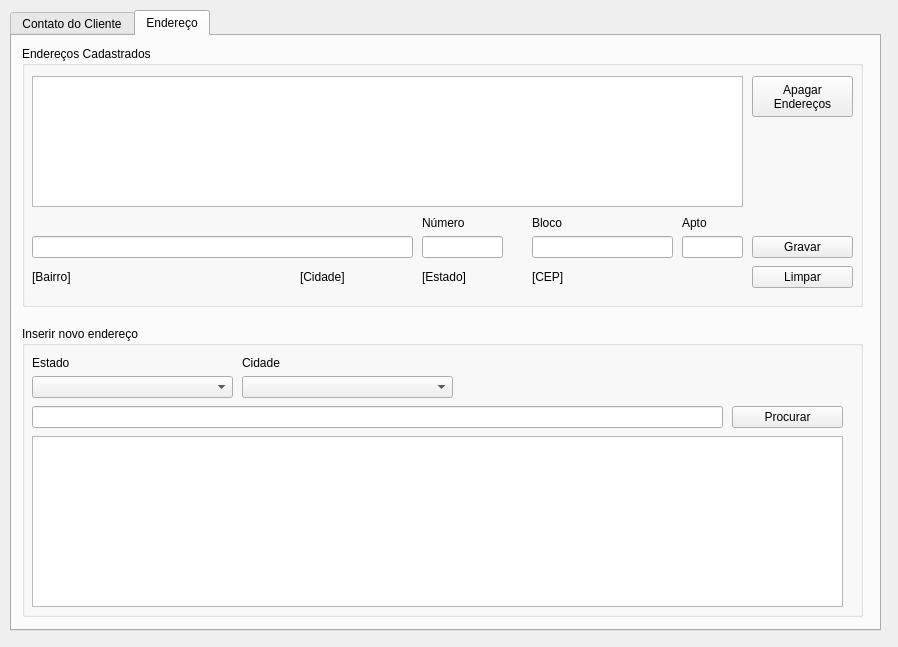
<?xml version="1.0" encoding="UTF-8"?>
<ui version="4.0">
 <class>Cliente</class>
 <widget class="QDialog" name="Cliente">
  <property name="geometry">
   <rect>
    <x>0</x>
    <y>0</y>
    <width>898</width>
    <height>647</height>
   </rect>
  </property>
  <property name="windowTitle">
   <string>Cadastro de Cliente</string>
  </property>
  <widget class="QTabWidget" name="tabWidget">
   <property name="geometry">
    <rect>
     <x>10</x>
     <y>10</y>
     <width>871</width>
     <height>621</height>
    </rect>
   </property>
   <property name="currentIndex">
    <number>1</number>
   </property>
   <widget class="QWidget" name="tab">
    <attribute name="title">
     <string>Contato do Cliente</string>
    </attribute>
    <widget class="QLabel" name="label_5">
     <property name="geometry">
      <rect>
       <x>10</x>
       <y>110</y>
       <width>59</width>
       <height>20</height>
      </rect>
     </property>
     <property name="text">
      <string>E-mail</string>
     </property>
    </widget>
    <widget class="QLineEdit" name="lineEdit_email">
     <property name="geometry">
      <rect>
       <x>60</x>
       <y>110</y>
       <width>521</width>
       <height>22</height>
      </rect>
     </property>
    </widget>
    <widget class="QLineEdit" name="lineEdit_fone">
     <property name="geometry">
      <rect>
       <x>60</x>
       <y>60</y>
       <width>181</width>
       <height>22</height>
      </rect>
     </property>
    </widget>
    <widget class="QPushButton" name="pushButton_fechar">
     <property name="geometry">
      <rect>
       <x>660</x>
       <y>50</y>
       <width>131</width>
       <height>21</height>
      </rect>
     </property>
     <property name="text">
      <string>Limpar</string>
     </property>
    </widget>
    <widget class="QPushButton" name="pushButton_gravar">
     <property name="geometry">
      <rect>
       <x>660</x>
       <y>20</y>
       <width>131</width>
       <height>22</height>
      </rect>
     </property>
     <property name="text">
      <string>Gravar</string>
     </property>
    </widget>
    <widget class="QLabel" name="label_4">
     <property name="geometry">
      <rect>
       <x>320</x>
       <y>60</y>
       <width>59</width>
       <height>21</height>
      </rect>
     </property>
     <property name="text">
      <string>Celular</string>
     </property>
    </widget>
    <widget class="QLineEdit" name="lineEdit_nome">
     <property name="geometry">
      <rect>
       <x>60</x>
       <y>20</y>
       <width>521</width>
       <height>22</height>
      </rect>
     </property>
    </widget>
    <widget class="QLabel" name="label_2">
     <property name="geometry">
      <rect>
       <x>10</x>
       <y>20</y>
       <width>59</width>
       <height>21</height>
      </rect>
     </property>
     <property name="text">
      <string>Nome</string>
     </property>
    </widget>
    <widget class="QLabel" name="label_3">
     <property name="geometry">
      <rect>
       <x>10</x>
       <y>60</y>
       <width>59</width>
       <height>21</height>
      </rect>
     </property>
     <property name="text">
      <string>Fone</string>
     </property>
    </widget>
    <widget class="QLineEdit" name="lineEdit_celular">
     <property name="geometry">
      <rect>
       <x>380</x>
       <y>60</y>
       <width>201</width>
       <height>22</height>
      </rect>
     </property>
    </widget>
    <widget class="QTableView" name="tableView_clientes">
     <property name="geometry">
      <rect>
       <x>20</x>
       <y>200</y>
       <width>771</width>
       <height>301</height>
      </rect>
     </property>
    </widget>
    <widget class="QLabel" name="label_6">
     <property name="geometry">
      <rect>
       <x>20</x>
       <y>150</y>
       <width>191</width>
       <height>16</height>
      </rect>
     </property>
     <property name="text">
      <string>Entre com nome ou telefone</string>
     </property>
    </widget>
    <widget class="QPushButton" name="pushButton_procurar">
     <property name="geometry">
      <rect>
       <x>700</x>
       <y>170</y>
       <width>91</width>
       <height>22</height>
      </rect>
     </property>
     <property name="text">
      <string>Procurar</string>
     </property>
    </widget>
    <widget class="QLineEdit" name="lineEdit_procura">
     <property name="geometry">
      <rect>
       <x>20</x>
       <y>170</y>
       <width>671</width>
       <height>22</height>
      </rect>
     </property>
     <property name="clearButtonEnabled">
      <bool>true</bool>
     </property>
    </widget>
   </widget>
   <widget class="QWidget" name="tab_2">
    <attribute name="title">
     <string>Endereço</string>
    </attribute>
    <widget class="QGroupBox" name="groupBox">
     <property name="geometry">
      <rect>
       <x>10</x>
       <y>10</y>
       <width>841</width>
       <height>261</height>
      </rect>
     </property>
     <property name="title">
      <string>Endereços Cadastrados</string>
     </property>
     <widget class="QLineEdit" name="lineEdit_bloco">
      <property name="geometry">
       <rect>
        <x>510</x>
        <y>190</y>
        <width>141</width>
        <height>22</height>
       </rect>
      </property>
     </widget>
     <widget class="QLineEdit" name="lineEdit_numapto">
      <property name="geometry">
       <rect>
        <x>660</x>
        <y>190</y>
        <width>61</width>
        <height>22</height>
       </rect>
      </property>
     </widget>
     <widget class="QTableView" name="tableView_endcadast">
      <property name="geometry">
       <rect>
        <x>10</x>
        <y>30</y>
        <width>711</width>
        <height>131</height>
       </rect>
      </property>
     </widget>
     <widget class="QLabel" name="label_numero">
      <property name="geometry">
       <rect>
        <x>400</x>
        <y>170</y>
        <width>59</width>
        <height>14</height>
       </rect>
      </property>
      <property name="text">
       <string>Número</string>
      </property>
     </widget>
     <widget class="QLabel" name="label_cep">
      <property name="geometry">
       <rect>
        <x>510</x>
        <y>220</y>
        <width>131</width>
        <height>21</height>
       </rect>
      </property>
      <property name="text">
       <string>[CEP]</string>
      </property>
     </widget>
     <widget class="QLabel" name="label_bairro">
      <property name="geometry">
       <rect>
        <x>10</x>
        <y>220</y>
        <width>261</width>
        <height>21</height>
       </rect>
      </property>
      <property name="text">
       <string>[Bairro]</string>
      </property>
     </widget>
     <widget class="QLabel" name="label_estado">
      <property name="geometry">
       <rect>
        <x>400</x>
        <y>220</y>
        <width>91</width>
        <height>21</height>
       </rect>
      </property>
      <property name="text">
       <string>[Estado]</string>
      </property>
     </widget>
     <widget class="QLabel" name="label_8">
      <property name="geometry">
       <rect>
        <x>510</x>
        <y>170</y>
        <width>59</width>
        <height>14</height>
       </rect>
      </property>
      <property name="text">
       <string>Bloco</string>
      </property>
     </widget>
     <widget class="QLabel" name="label_cidade">
      <property name="geometry">
       <rect>
        <x>278</x>
        <y>220</y>
        <width>111</width>
        <height>21</height>
       </rect>
      </property>
      <property name="text">
       <string>[Cidade]</string>
      </property>
     </widget>
     <widget class="QLineEdit" name="lineEdit_rua">
      <property name="geometry">
       <rect>
        <x>10</x>
        <y>190</y>
        <width>381</width>
        <height>22</height>
       </rect>
      </property>
     </widget>
     <widget class="QLineEdit" name="lineEdit_numero">
      <property name="geometry">
       <rect>
        <x>400</x>
        <y>190</y>
        <width>81</width>
        <height>22</height>
       </rect>
      </property>
     </widget>
     <widget class="QLabel" name="label_9">
      <property name="geometry">
       <rect>
        <x>660</x>
        <y>170</y>
        <width>59</width>
        <height>14</height>
       </rect>
      </property>
      <property name="text">
       <string>Apto</string>
      </property>
     </widget>
     <widget class="QPushButton" name="pushButton_limpar">
      <property name="geometry">
       <rect>
        <x>730</x>
        <y>220</y>
        <width>101</width>
        <height>22</height>
       </rect>
      </property>
      <property name="text">
       <string>Limpar</string>
      </property>
     </widget>
     <widget class="QPushButton" name="pushButton_apagar">
      <property name="geometry">
       <rect>
        <x>730</x>
        <y>30</y>
        <width>101</width>
        <height>41</height>
       </rect>
      </property>
      <property name="text">
       <string>Apagar
Endereços</string>
      </property>
     </widget>
     <widget class="QPushButton" name="pushButton_gravar_2">
      <property name="geometry">
       <rect>
        <x>730</x>
        <y>190</y>
        <width>101</width>
        <height>22</height>
       </rect>
      </property>
      <property name="text">
       <string>Gravar</string>
      </property>
     </widget>
    </widget>
    <widget class="QGroupBox" name="groupBox_2">
     <property name="geometry">
      <rect>
       <x>10</x>
       <y>290</y>
       <width>841</width>
       <height>291</height>
      </rect>
     </property>
     <property name="title">
      <string>Inserir novo endereço</string>
     </property>
     <widget class="QTableView" name="tableView_enderecos">
      <property name="geometry">
       <rect>
        <x>10</x>
        <y>110</y>
        <width>811</width>
        <height>171</height>
       </rect>
      </property>
     </widget>
     <widget class="QComboBox" name="comboBox_cidade">
      <property name="geometry">
       <rect>
        <x>220</x>
        <y>50</y>
        <width>211</width>
        <height>22</height>
       </rect>
      </property>
     </widget>
     <widget class="QLabel" name="label_14">
      <property name="geometry">
       <rect>
        <x>220</x>
        <y>30</y>
        <width>59</width>
        <height>14</height>
       </rect>
      </property>
      <property name="text">
       <string>Cidade</string>
      </property>
     </widget>
     <widget class="QLabel" name="label_15">
      <property name="geometry">
       <rect>
        <x>10</x>
        <y>30</y>
        <width>59</width>
        <height>14</height>
       </rect>
      </property>
      <property name="text">
       <string>Estado</string>
      </property>
     </widget>
     <widget class="QPushButton" name="pushButton_procurar_2">
      <property name="geometry">
       <rect>
        <x>710</x>
        <y>80</y>
        <width>111</width>
        <height>22</height>
       </rect>
      </property>
      <property name="text">
       <string>Procurar</string>
      </property>
     </widget>
     <widget class="QComboBox" name="comboBox_estados">
      <property name="geometry">
       <rect>
        <x>10</x>
        <y>50</y>
        <width>201</width>
        <height>22</height>
       </rect>
      </property>
     </widget>
     <widget class="QLineEdit" name="lineEdit_procurarua">
      <property name="geometry">
       <rect>
        <x>10</x>
        <y>80</y>
        <width>691</width>
        <height>22</height>
       </rect>
      </property>
      <property name="toolTip">
       <string>&lt;html&gt;&lt;head/&gt;&lt;body&gt;&lt;p&gt;Entre com bairro ou rua&lt;/p&gt;&lt;/body&gt;&lt;/html&gt;</string>
      </property>
      <property name="clearButtonEnabled">
       <bool>true</bool>
      </property>
     </widget>
    </widget>
   </widget>
  </widget>
 </widget>
 <resources/>
 <connections/>
</ui>
